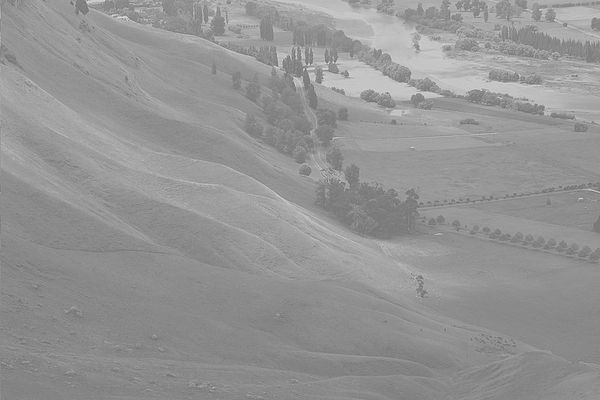
#> input picture lab3/histogram.jpg, 600 x 400 px
$ python classwork3.py
#> lines starting #> are read from the running program, lines starting #| are printed output that depends on the picture
#> further down, image is the input picture: shape (400, 600); min 105, max 228, mean 148
import cv2
import numpy as np
import matplotlib.pyplot as plt


def histogram_equalization(image):
    # histogram = cv2.calcHist([image], [0], None, [256], [0, 256])

    histogram = np.zeros(256, dtype=np.uint32)
    for i in range(image.shape[0]):
        for j in range(image.shape[1]):
            pixel = image[i, j]
            histogram[pixel] += 1
#> after the loop, histogram = 256 values, max 9682 at index 137, min 0 at index 0, mean 937.5

    plt.figure(1)
    plt.title("input Histogram")
    plt.plot(histogram)
    plt.show()
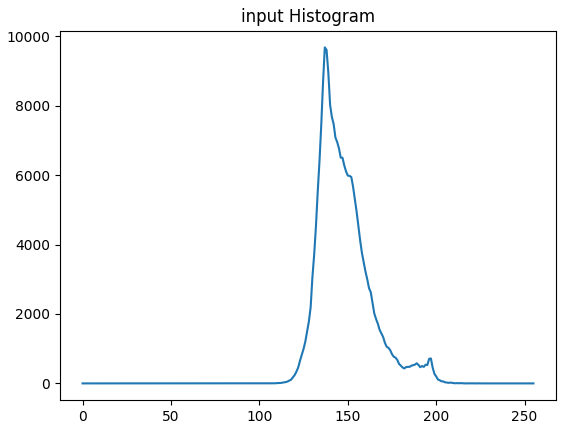
#> figure drawn by matplotlib, 1 panel; curve peaks at x = 137, y = 9682

    pdf = np.zeros(256, dtype=np.float32)
    m, n = image.shape
#> m = 400; n = 600
    size = m * n
#> size = 240000
    # for i in range(0, 256):
    #     pdf[i] = histogram[i] / size
    pdf = histogram / size
#> pdf = 256 values, max 0.0403 at index 137, min 0 at index 0, mean 0.00391

    plt.figure(2)
    plt.title("PDF")
    plt.plot(pdf)
    plt.show()
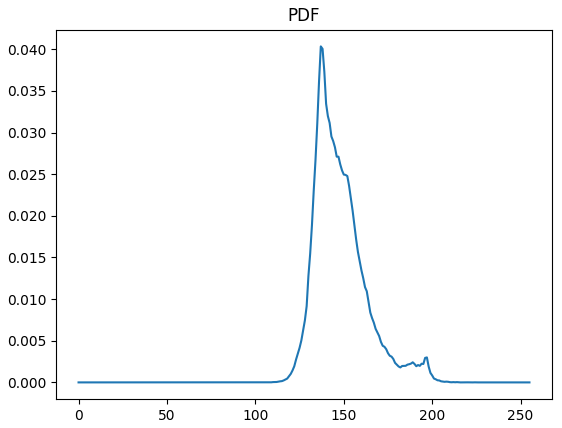
#> figure drawn by matplotlib, 1 panel; curve peaks at x = 137, y = 0.0403

    cdf = np.zeros(256, dtype=np.float32)
    cdf[0] = pdf[0]
    for i in range(1, 256):
        cdf[i] = cdf[i - 1] + pdf[i]
#> after the loop, cdf = 256 values from 0 to 1

    for i in range(1, 256):
        cdf[i] = round(cdf[i] * 255)
#> after the loop, cdf = 256 values from 0 to 255


    plt.figure(3)
    plt.title("CDF")
    plt.plot(cdf)
    plt.show()
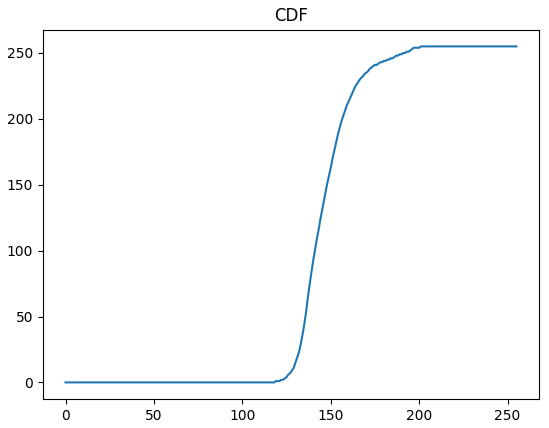
#> figure drawn by matplotlib, 1 panel; curve peaks at x = 201, y = 255

    equalized_image = np.zeros_like(image)
    for i in range(image.shape[0]):
        for j in range(image.shape[1]):
            equalized_image[i, j] = cdf[image[i, j]]
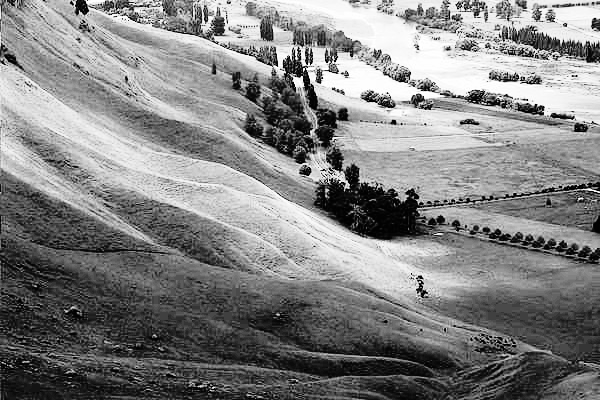
#> equalized_image: shape (400, 600); min 0, max 255, mean 130.4

    cv2.imshow('Original Image', image)
    cv2.imshow('Equalized Image', equalized_image)

    # equalized_image = np.uint8(equalized_image)
    # histogram = cv2.calcHist(equalized_image, [0], None, [256], [0, 256])
    histogram = np.zeros(256, dtype=np.uint32)
    for i in range(image.shape[0]):
        for j in range(image.shape[1]):
            pixel = equalized_image[i, j]
            histogram[pixel] += 1
#> after the loop, histogram = 256 values, max 9682 at index 64, min 0 at index 5, mean 937.5

    plt.figure(4)
    plt.title("output histogram")
    plt.plot(histogram)
    plt.show()
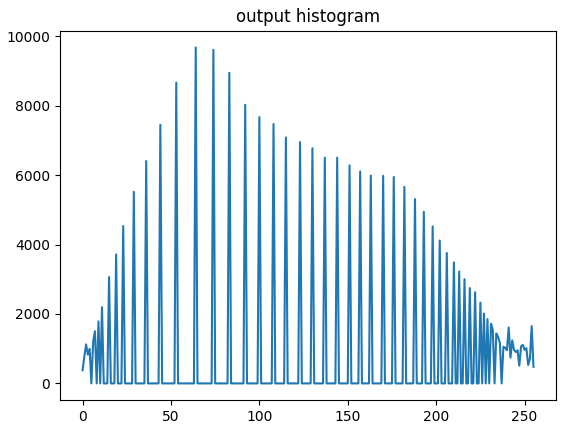
#> figure drawn by matplotlib, 1 panel; curve peaks at x = 64, y = 9682


    pdf = np.zeros(256, dtype=np.float32)
    m, n = image.shape
    size = m * n
    # for i in range(0, 256):
    #     pdf[i] = histogram[i] / size
    pdf = histogram / size
#> pdf = 256 values, max 0.0403 at index 64, min 0 at index 5, mean 0.00391

    plt.figure(5)
    plt.title("PDF")
    plt.plot(pdf)
    plt.show()
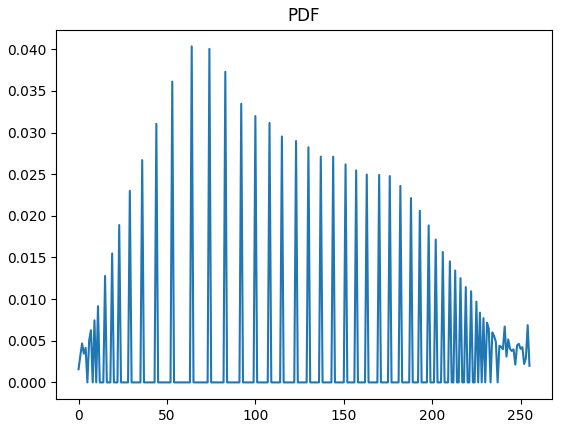
#> figure drawn by matplotlib, 1 panel; curve peaks at x = 64, y = 0.0403

    cdf = np.zeros(256, dtype=np.float32)
    cdf[0] = pdf[0]
    for i in range(1, 256):
        cdf[i] = cdf[i - 1] + pdf[i]
#> after the loop, cdf = 256 values from 0.00158 to 1

    for i in range(0, 256):
        cdf[i] = round(cdf[i] * 255)
#> after the loop, cdf = 256 values from 0 to 255


    plt.figure(6)
    plt.title("CDF")
    plt.plot(cdf)
    plt.show()
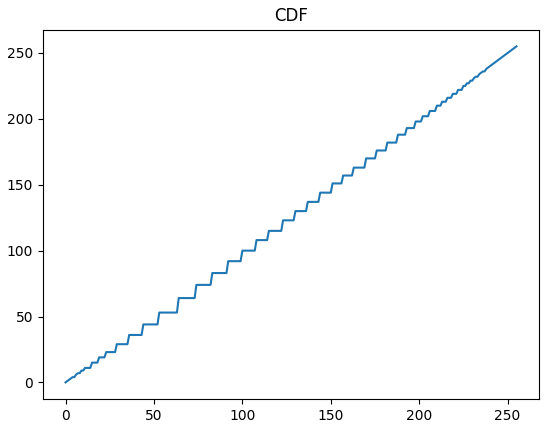
#> figure drawn by matplotlib, 1 panel; curve peaks at x = 255, y = 255

    return equalized_image


image = cv2.imread('histogram.jpg', cv2.IMREAD_GRAYSCALE)

equalized_image = histogram_equalization(image)

cv2.waitKey(0)
cv2.destroyAllWindows()
